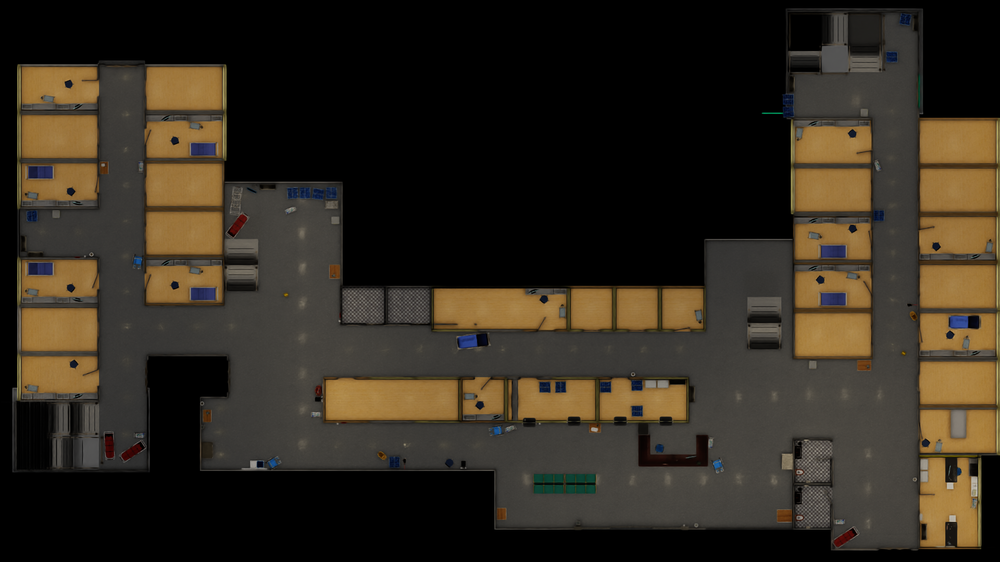
#> input picture Original/scene_001/map.png, 1000 x 562 px, shrunk from 1920 x 1080 before the run, found by its file name
$ python generate_outage_topology_maps.py   (older library calls are emulated)
#> lines starting #> are read from the running program, lines starting #| are printed output that depends on the picture
import json
import os
import math
from PIL import Image, ImageDraw, ImageFont

def get_base_paths():
    base_path = r'c:\OURs\Thesis\Real-Time_Multi-Camera_People_Tracking_using_Event_Stream_Processing\Original\scene_001'
    calib_path = os.path.join(base_path, 'calibration.json')
    map_path = os.path.join(base_path, 'map.png')
    return base_path, calib_path, map_path

# Colors for groups
GROUP_COLORS = {
    "g1": {
        "fill": (0, 100, 255, 60),      # Blue cone
        "outline": '#0064FF',
        "text": '#002E7A',
    },
    "g2": {
        "fill": (0, 200, 50, 60),       # Green cone
        "outline": '#00C832',
        "text": '#005A16',
    },
    "g3": {
        "fill": (255, 140, 0, 60),      # Orange cone
        "outline": '#FF8C00',
        "text": '#A35600',
    },
    "g4": {
        "fill": (160, 32, 240, 60),     # Purple cone
        "outline": '#A020F0',
        "text": '#5A0080',
    },
    "gray": {
        "fill": (150, 150, 150, 30),
        "outline": (200, 200, 200),
        "text": '#999999'
    }
}

def generate_topology_map(filename, groups, outlier_group, inactive_cameras=[], draw_connections=True):
#> called with filename = 'map_topology_healthy.png', draw_connections = True
    base_path, calib_path, map_path = get_base_paths()
    if not os.path.exists(calib_path) or not os.path.exists(map_path):
        print(f"Missing paths: {calib_path} or {map_path}")
        return

    with open(calib_path, 'r') as f:
#> (reads Original/scene_001/calibration.json from the repository)
        data = json.load(f)

    img = Image.open(map_path)
#> img is the input picture: PIL image 1000x562 RGB; mean R, G, B 49.5, 42.1, 31
    draw = ImageDraw.Draw(img)
    width, height = img.size
#> width = 1000; height = 562

    try:
        font = ImageFont.truetype("arial.ttf", 26)
    except:
        font = ImageFont.load_default()

    overlay = Image.new('RGBA', img.size, (255, 255, 255, 0))
    d_overlay = ImageDraw.Draw(overlay)

    sensors = data.get('sensors', [])
    group_points = {gkey: [] for gkey in groups.keys()}
    cam_data = []

    for sensor in sensors:
        cam_id = sensor.get('id', 'Unknown')
        coords = sensor.get('coordinates', {})
        x_world = coords.get('x', 0)
        y_world = coords.get('y', 0)

        scale = sensor.get('scaleFactor', 25.044267506598246)
        trans = sensor.get('translationToGlobalCoordinates', {'x': 49.62725112659545, 'y': 5.333818011968089})
        trans_x = trans.get('x', 0)
        trans_y = trans.get('y', 0)

        u = (x_world + trans_x) * scale
        v = height - (y_world + trans_y) * scale

        direction = 0
        for attr in sensor.get('attributes', []):
            if attr['name'] == 'direction':
                try: direction = float(attr['value'])
                except: direction = 0
                break

        cam_data.append({
            'id': cam_id,
            'u': u, 'v': v,
            'direction': direction
        })

    def draw_label(draw_obj, pos, text, fill_color, bg_color=(255, 255, 255, 220)):
        try:
            bbox = draw_obj.textbbox(pos, text, font=font)
            pad = 6
            draw_obj.rectangle([bbox[0]-pad, bbox[1]-pad, bbox[2]+pad, bbox[3]+pad], fill=bg_color, outline=fill_color, width=2)
        except AttributeError:
            w, h = draw_obj.textsize(text, font=font)
            draw_obj.rectangle([pos[0]-2, pos[1]-2, pos[0]+w+2, pos[1]+h+2], fill=bg_color, outline=fill_color)
        draw_obj.text(pos, text, fill=fill_color, font=font)

    def get_group_info(cam_id):
        if cam_id in inactive_cameras:
            return None, None
        for gkey, cam_list in groups.items():
            if cam_id in cam_list:
                return gkey, GROUP_COLORS.get(gkey, GROUP_COLORS["gray"])
        return None, None

    for cam in cam_data:
        cam_id = cam['id']
        u, v = cam['u'], cam['v']
        direction = cam['direction']

        is_inactive = cam_id in inactive_cameras
        gkey, gcolors = get_group_info(cam_id)
        is_outlier = cam_id in outlier_group
        is_grouped = gkey is not None
        is_important = is_grouped or is_outlier or is_inactive

        if is_inactive:
            color_fill = (150, 150, 150, 20)  # Faint gray cone
            color_outline = '#777777'          # Dark gray outline for node
            text_color = '#777777'             # Gray text label
        elif is_grouped:
            color_fill = gcolors["fill"]
            color_outline = gcolors["outline"]
            text_color = gcolors["text"]
            group_points[gkey].append((u, v))
        elif is_outlier:
            color_fill = (255, 0, 0, 150)
            color_outline = '#FF0000'
            text_color = '#990000'
        else:
            color_fill = (150, 150, 150, 20)
            color_outline = (220, 220, 220)
            text_color = '#CCCCCC'

        # Draw FOV cone
        math_angle = 90 - direction
        fov_angle = 60
        cone_length = 110 if is_important else 60

        angle_start = math_angle - (fov_angle / 2)
        angle_end = math_angle + (fov_angle / 2)

        p1 = (u + cone_length * math.cos(math.radians(angle_start)),
              v - cone_length * math.sin(math.radians(angle_start)))
        p2 = (u + cone_length * math.cos(math.radians(angle_end)),
              v - cone_length * math.sin(math.radians(angle_end)))

        d_overlay.polygon([(u, v), p1, p2], fill=color_fill, outline=(255, 255, 255, 100))

        # Camera node
        radius = 11 if is_important else 4
        node_outline = 'white'
        if is_inactive:
            node_outline = '#CCCCCC'
        draw.ellipse([u - radius, v - radius, u + radius, v + radius], fill=color_outline, outline=node_outline, width=2)

        # Draw text labels
        if is_important:
            short_name = f"Cam {cam_id[-2:]}" if "Camera_" in cam_id else cam_id
            if is_inactive:
                short_name += " (Offline)"

            text_offset_x = 15
            text_offset_y = -25

            if u > width/2: text_offset_x = -130 if is_inactive else -100
            if v > height/2: text_offset_y = 30

            label_pos = (u + text_offset_x, v + text_offset_y)
            bg_color = (240, 240, 240, 240) if is_inactive else (255, 255, 255, 240)
            draw_label(draw, label_pos, short_name, text_color, bg_color=bg_color)

    # Composite overlay
    final_img = Image.alpha_composite(img.convert('RGBA'), overlay)
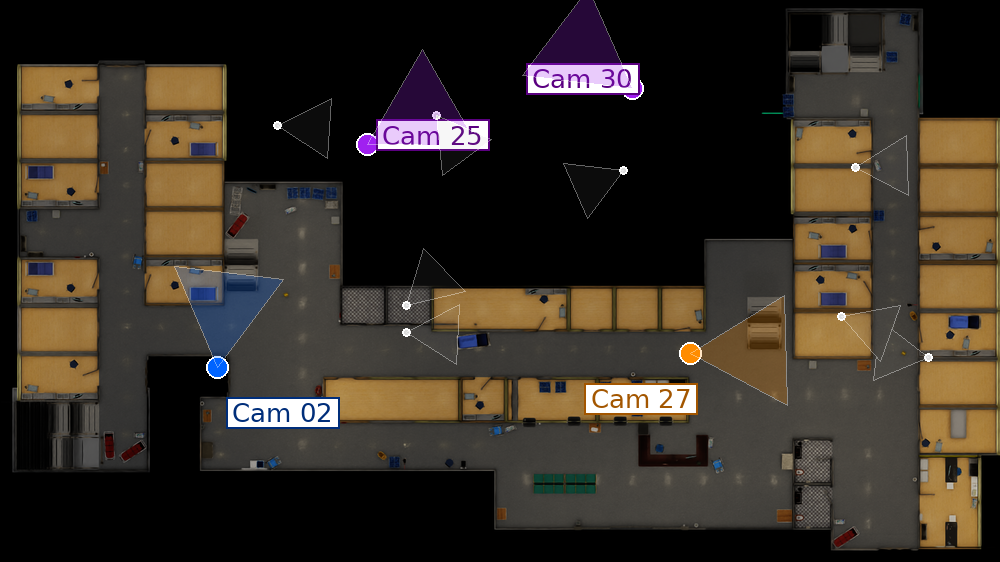
#> final_img: PIL image 1000x562 RGBA; mean R, G, B, A 55.1, 47, 37.6, 255
    final_draw = ImageDraw.Draw(final_img)

    if draw_connections:
        def draw_dashed_line(d, p1, p2, fill, width=3, dash_len=10):
            x1, y1 = p1
            x2, y2 = p2
            dist = math.hypot(x2 - x1, y2 - y1)
            dashes = int(dist / dash_len)
            for i in range(dashes):
                start = (x1 + (x2 - x1) * (i / dashes), y1 + (y2 - y1) * (i / dashes))
                end = (x1 + (x2 - x1) * ((i + 0.5) / dashes), y1 + (y2 - y1) * ((i + 0.5) / dashes))
                d.line([start, end], fill=fill, width=width)

        for gkey, cam_list in groups.items():
            color_info = GROUP_COLORS.get(gkey, GROUP_COLORS["gray"])
            pts = group_points[gkey]
            if len(pts) >= 2:
                for i in range(len(pts)):
                    for j in range(i+1, len(pts)):
                        draw_dashed_line(final_draw, pts[i], pts[j], fill=color_info["outline"], width=4, dash_len=12)

    evidence_dir = "c:\\OURs\\Thesis\\Real-Time_Multi-Camera_People_Tracking_using_Event_Stream_Processing\\paper\\Evidence"
    if not os.path.exists(evidence_dir):
        os.makedirs(evidence_dir)

    out_path = os.path.join(evidence_dir, filename)
    final_img.convert('RGB').save(out_path)
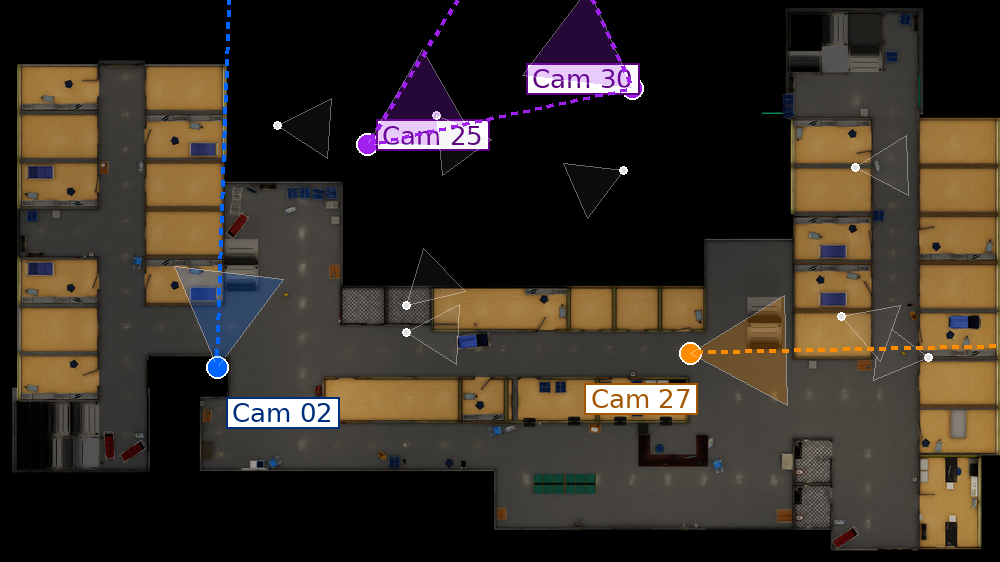
#> saved as map_topology_healthy.png: PIL image 1000x562 RGB; mean R, G, B 55.3, 47, 38.1
    print(f"Saved {filename} to {out_path}")

if __name__ == "__main__":
    print("Generating Camera Outage & Recovery topology maps...")

    # 1. Healthy/Recovered State Map
    # Group 4 is fully connected: camera_21, camera_25, camera_30
    healthy_groups = {
        "g1": ['Camera_02', 'Camera_17'],
        "g2": ['Camera_01', 'Camera_11'],
        "g3": ['Camera_19', 'Camera_27'],
        "g4": ['Camera_21', 'Camera_25', 'Camera_30']
    }
    generate_topology_map("map_topology_healthy.png", healthy_groups, [], inactive_cameras=[], draw_connections=True)

    # 2. Outage State Map
    # Group 4 contains only camera_21 and camera_25 connected. Camera 30 is offline.
    outage_groups = {
        "g1": ['Camera_02', 'Camera_17'],
        "g2": ['Camera_01', 'Camera_11'],
        "g3": ['Camera_19', 'Camera_27'],
        "g4": ['Camera_21', 'Camera_25']
    }
    generate_topology_map("map_topology_outage.png", outage_groups, [], inactive_cameras=['Camera_30'], draw_connections=True)
#> call 2 of generate_topology_map, with filename = 'map_topology_outage.png', draw_connections = True
#> in generate_topology_map (call 2), `final_img.convert('RGB').save(out_path)`:
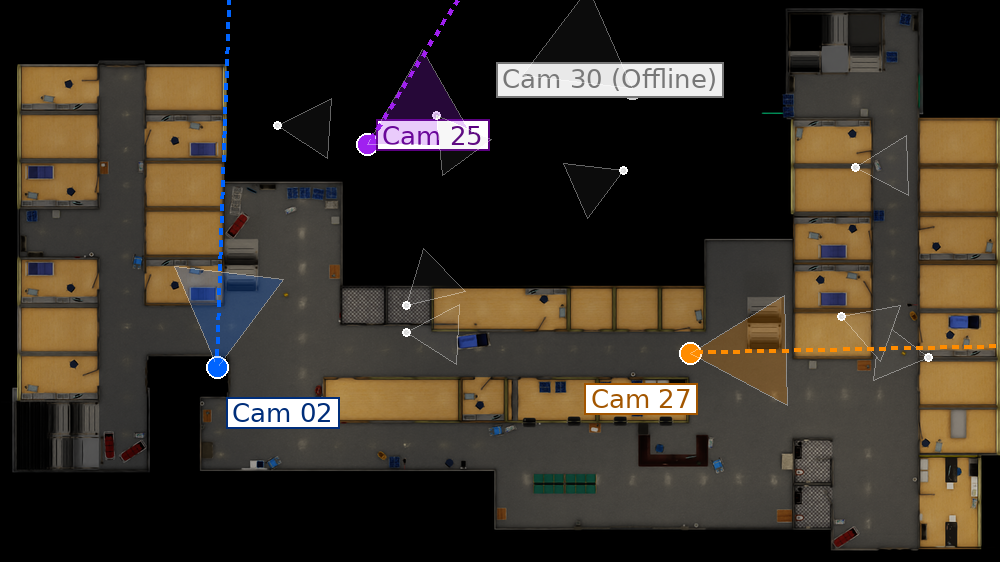
#> saved as map_topology_outage.png: PIL image 1000x562 RGB; mean R, G, B 56.7, 49, 39.3
    print("Done!")
